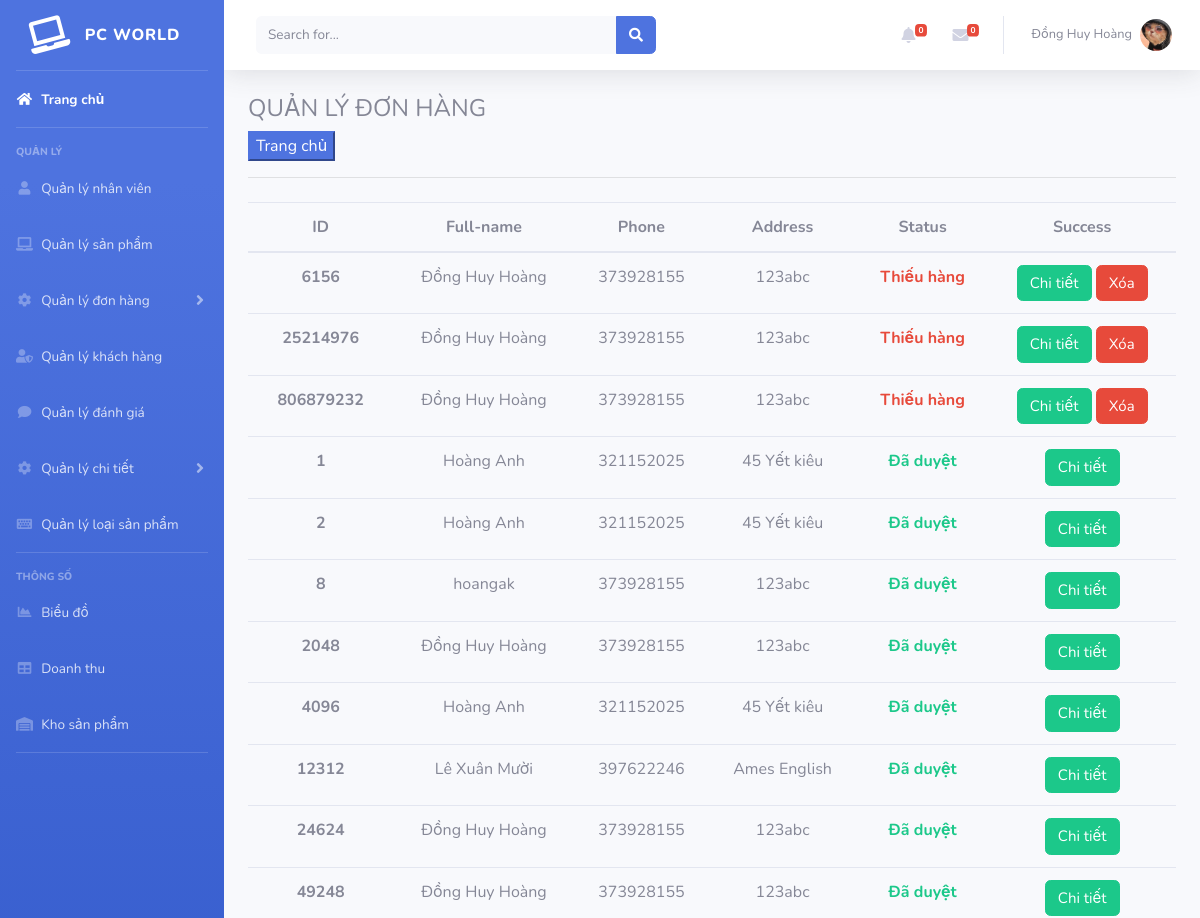
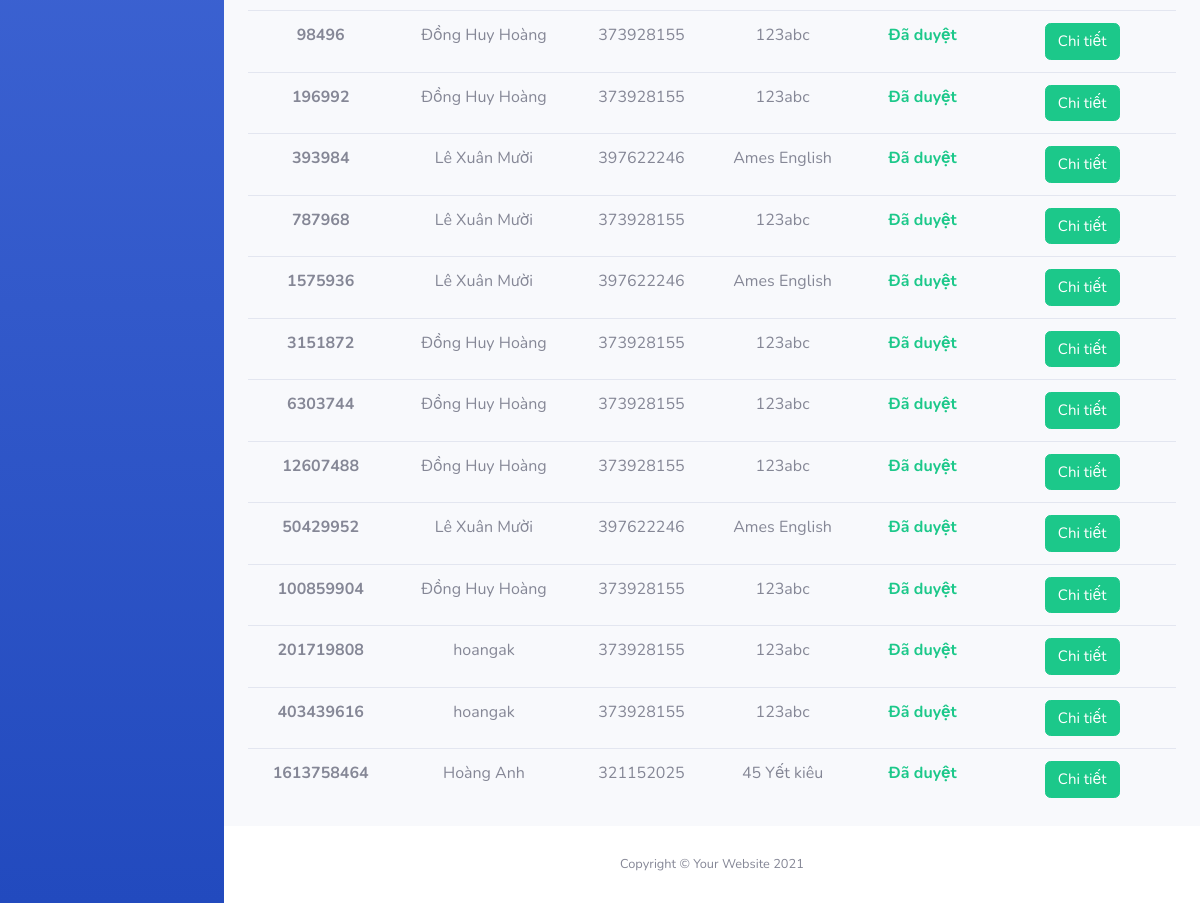
Screenshot of /?controller=bill (signed in) with the database file from the repository (2 pictures, top to bottom).
### tables this page shows
CREATE TABLE `admin_staff` (
  `id` int(11) NOT NULL,
  `name_staff` varchar(30) DEFAULT NULL,
  `user_staff` varchar(30) DEFAULT NULL,
  `password_staff` varchar(16) DEFAULT NULL,
  `lv` int(5) DEFAULT NULL,
  `creat_at` timestamp NOT NULL DEFAULT current_timestamp(),
  `img_avatar` varchar(25) DEFAULT NULL
);

CREATE TABLE `order_main` (
  `id` int(11) NOT NULL,
  `name` varchar(30) DEFAULT NULL,
  `address` varchar(225) DEFAULT NULL,
  `email` varchar(225) DEFAULT NULL,
  `phone` int(11) DEFAULT NULL,
  `amount` int(30) NOT NULL,
  `status` int(5) DEFAULT NULL,
  `creat_at` timestamp NOT NULL DEFAULT current_timestamp()
);

### c/c_bill.php (called while the page is built, shortened)
<?php
if (isset($_SESSION['ss_admin'])) {
    $count_noti = $db->count('order_main', array('status' => 0));
    $count_mess = $db->count('rating', array('status' => 0));
    $user = $db->get('admin_staff', array('id' => $_SESSION['ss_admin']));
    $data_order_done = $db->get('order_main', array('status' => 1));
    $data_bill_not_done = $db->get('order_main', array('status' => 2));
} else {
    header('location: ?controller=login');
}
require_once('./v/v_bill.php');

### m/m_database.php (called while the page is built, shortened)
<?php
class database{
protected $conn = null;
protected $host = 'localhost:3306';
protected $user = 'root';
protected $pass = '';
protected $name = 'worldpc';
	public function connect(){
		$this->conn = new mysqli($this->host, $this->user, $this->pass, $this->name);
	}
	public function get($table, $condition = array()){
		$sql = "SELECT * FROM $table";
		if(!empty($condition)){
			$sql.=" WHERE";
			foreach ($condition as $key => $value) {
				$sql.= " $key = '$value' AND";
			}
			$sql = trim($sql, "AND"); }
		$query = mysqli_query($this->conn,$sql);
		$result = array();
		if($query){
			while($row = mysqli_fetch_assoc($query)){
				$result[] = $row;
			}
		}
		return $result;
	}
	public function count($table, $condition=array()){
		$sql = " SELECT COUNT(";
		if(!empty($condition)){
		$sql.="IF( ";
		foreach($condition as $key => $value){
			$sql .="$key = '$value', 1, NULL)) 'count',";
		}
		$sql = trim($sql,',');
	}
		$sql .= " FROM $table";
		$query = mysqli_query($this->conn,$sql);
		return $query;
	}
}
?>

### v/v_bill.php (the view, shortened to what this page needs)
<?php
include('includes/header.php');
include('includes/navbar.php');
?>
<div id="content-wrapper" class="d-flex flex-column">
    <div id="content">
        <nav class="navbar navbar-expand navbar-light bg-white topbar mb-4 static-top shadow">
            <form class="d-none d-sm-inline-block form-inline mr-auto ml-md-3 my-2 my-md-0 mw-100 navbar-search">
                <div class="input-group">
                    <input type="text" class="form-control bg-light border-0 small" placeholder="Search for..." aria-label="Search" aria-describedby="basic-addon2">
                    <div class="input-group-append">
                        <button class="btn btn-primary" type="button">
                            <i class="fas fa-search fa-sm"></i>
                        </button>
                    </div>
                </div>
            </form>
            <ul class="navbar-nav ml-auto">
                <li class="nav-item dropdown no-arrow mx-1">
                    <a class="nav-link dropdown-toggle" href="#" id="alertsDropdown" role="button" data-toggle="dropdown" aria-haspopup="true" aria-expanded="false">
                        <i class="fas fa-bell fa-fw"></i>
                        <?php foreach ($count_noti as $key => $value) { ?>
                            <span class="badge badge-danger badge-counter"><?php echo $value['count'] ?></span>
                        <?php } ?>
                    </a>
                </li>
                <li class="nav-item dropdown no-arrow mx-1">
                    <a class="nav-link dropdown-toggle" href="#" id="messagesDropdown" role="button" data-toggle="dropdown" aria-haspopup="true" aria-expanded="false">
                        <i class="fas fa-envelope fa-fw"></i>
                        <?php foreach ($count_mess as $key => $value) { ?>
                            <span class="badge badge-danger badge-counter"><?php echo $value['count'] ?></span>
                        <?php } ?>
                    </a>
                </li>
                <li class="nav-item dropdown no-arrow">
                    <a class="nav-link dropdown-toggle" href="#" id="userDropdown" role="button" data-toggle="dropdown" aria-haspopup="true" aria-expanded="false">
                        <span class="mr-2 d-none d-lg-inline text-gray-600 small"><?php echo $user[0]['name_staff'] ?></span>
                        <img class="img-profile rounded-circle" src="<?php echo $user[0]['img_avatar'] ?>">
                    </a>
                </li>
            </ul>
        </nav>
        <div class="container-fluid">
            <div>
                <h4>QUẢN LÝ ĐƠN HÀNG</h4>
                <div>
                    <button class="btn-primary"><a href="?controller=trangchu" style="text-decoration: none; color:#fff;">Trang chủ</a></button>
                </div>
            </div>
            <hr>
            <?php if ($user[0]['lv'] == 1) { ?>
                <table class="table table-white">
                    <thead>
                        <tr style="text-align: center;">
                            <th scope="col">ID</th>
                            <th scope="col">Full-name</th>
                            <th scope="col">Phone</th>
                            <th scope="col">Address</th>
                            <th scope="col">Status</>
                            <th scope="col">Success</th>
                        </tr>
                    </thead>
                    <tbody>
                        <?php foreach ($data_bill_not_done as $key => $value) { ?>
                            <tr style="text-align: center;padding-top:30px;">
                                <th scope="row" style="text-align:center;"><?php echo $value['id'] ?></th>
                                <td><?php echo $value['name'] ?></td>
                                <td><?php echo $value['phone'] ?></td>
                                <td><?php echo $value['address'] ?></td>
                                <th class="text-danger">Thiếu hàng</th>
                                <td>
                                    <a href="?controller=order_detail&id=<?php echo $value['id'] ?>" class="btn btn-success" style="font-size: 15px;">Chi tiết</a>
                                    <a href="?controller=handle_order&method=del&id=<?php echo $value['id'] ?>" class="btn btn-danger" name="" style="font-size: 15px;">Xóa</a>
                                </td>
                            </tr>
                        <?php } ?>
                        <?php foreach ($data_order_done as $key => $value) { ?>
                            <tr style="text-align: center;padding-top:30px;">
                                <th scope="row" style="text-align:center;"><?php echo $value['id'] ?></th>
                                <td><?php echo $value['name'] ?></td>
                                <td><?php echo $value['phone'] ?></td>
                                <td><?php echo $value['address'] ?></td>
                                <th class="text-success">Đã duyệt</th>
                                <td>
                                    <a href="?controller=order_detail&id=<?php echo $value['id'] ?>" class="btn btn-success" style="font-size: 15px;">Chi tiết</a>
                                </td>
                            </tr>
                        <?php } ?>
                    </tbody>
                </table>
            <?php } else { ?>
                <div class="row">
                    <h3 class="text-danger">Không có quyền admin</h3>
                </div>
            <?php } ?>
        </div>
    </div>
    <?php
    include('includes/footer.php');
    ?>

### index.php (shortened to what this page needs)
<?php
require_once('./m/m_database.php');
$db = new database();
if (isset($_GET['controller'])) {
    $controller = $_GET['controller'];
} else {
    $controller = 'index';
}
switch ($controller) {
    case 'bill':
        require_once('./c/c_bill.php');
        break;
}

### v/includes/header.php (shortened to what this page needs)
<!DOCTYPE html>
<html lang="en">
<head>
    <link href="https://pro.fontawesome.com/releases/v5.10.0/css/all.css" rel="stylesheet">
    <link href="assets/vendor/fontawesome-free/css/all.min.css" rel="stylesheet" type="text/css">
    <link href="assets/css/sb-admin-2.min.css" rel="stylesheet">
</head>
<body id="page-top">
    <div id="wrapper">

### v/includes/navbar.php (shortened to what this page needs)
<ul class="navbar-nav bg-gradient-primary sidebar sidebar-dark accordion" id="accordionSidebar">
    <a class="sidebar-brand d-flex align-items-center justify-content-center" href="?controller=index">
        <div class="sidebar-brand-icon rotate-n-15">
            <i class="fas fa-laptop"></i>
        </div>
        <div class="sidebar-brand-text mx-3">PC World <sup></sup></div>
    </a>
    <hr class="sidebar-divider my-0">
    <li class="nav-item active">
        <a class="nav-link" href="?controller=index">
            <i class="fas fa-fw fa-home"></i>
            <span>Trang chủ</span></a>
    </li>
    <?php if ($user[0]['lv'] == 1) { ?>
    <hr class="sidebar-divider">
    <div class="sidebar-heading">
        Quản lý
    </div>
    <li class="nav-item">
        <a class="nav-link collapsed" href="?controller=staff"
            aria-expanded="true" aria-controls="collapseTwo">
            <i class="fas fa-fw fa-user"></i>
            <span>Quản lý nhân viên</span>
        </a>
    </li>
    <li class="nav-item">
        <a class="nav-link collapsed" href="?controller=product"
            aria-expanded="true" aria-controls="collapseUtilities">
            <i class="fas fa-fw fa-laptop"></i>
            <span>Quản lý sản phẩm</span>
        </a>
    </li>
    <li class="nav-item">
        <a class="nav-link collapsed" href="#" data-toggle="collapse" data-target="#collapseThree"
            aria-expanded="true" aria-controls="collapseThree">
            <i class="fas fa-fw fa-cog"></i>
            <span>Quản lý đơn hàng</span>
        </a>
    </li>
    <li class="nav-item">
        <a class="nav-link collapsed" href="?controller=guest"
            aria-expanded="true" aria-controls="collapsePages">
            <i class="fas fa-fw fa-user-shield"></i>
            <span>Quản lý khách hàng</span>
        </a>
    </li>
    <li class="nav-item">
        <a class="nav-link collapsed" href="?controller=rate"
            aria-expanded="true" aria-controls="collapsePages">
            <i class="fas fa-fw fa-comment"></i>
            <span>Quản lý đánh giá</span>
        </a>
    </li>
    <li class="nav-item">
        <a class="nav-link collapsed" href="#" data-toggle="collapse" data-target="#collapseTwo"
            aria-expanded="true" aria-controls="collapseTwo">
            <i class="fas fa-fw fa-cog"></i>
            <span>Quản lý chi tiết</span>
        </a>
    </li>
    <li class="nav-item">
        <a class="nav-link collapsed" href="?controller=type"
            aria-expanded="true" aria-controls="collapsePages">
            <i class="fas fa-fw fa-keyboard"></i>
            <span>Quản lý loại sản phẩm</span>
        </a>
    </li>
    <hr class="sidebar-divider">
    <div class="sidebar-heading">
        Thông số
    </div>
    <li class="nav-item">
        <a class="nav-link" href="?controller=chart">
            <i class="fas fa-fw fa-chart-area"></i>
            <span>Biểu đồ</span></a>
    </li>
    <li class="nav-item">
        <a class="nav-link" href="?controller=table">
            <i class="fas fa-fw fa-table"></i>
            <span>Doanh thu</span></a>
    </li>
    <li class="nav-item">
        <a class="nav-link" href="?controller=warehouse">
            <i class="fas fa-fw fa-warehouse"></i>
            <span>Kho sản phẩm</span></a>
    </li>
    <?php } ?>
    <hr class="sidebar-divider d-none d-md-block">
</ul>

### v/includes/footer.php
<footer class="sticky-footer bg-white">
                <div class="container my-auto">
                    <div class="copyright text-center my-auto">
                        <span>Copyright &copy; Your Website 2021</span>
                    </div>
                </div>
            </footer>
        </div>
</body>
</html>

### rows the page displays
admin_staff: name_staff "Đồng Huy Hoàng", img_avatar (picture)
order_main: id "6156", name "Đồng Huy Hoàng", phone "373928155", address "123abc"
order_main: id "25214976", name "Đồng Huy Hoàng", phone "373928155", address "123abc"
order_main: id "806879232", name "Đồng Huy Hoàng", phone "373928155", address "123abc"
order_main: id "1", name "Hoàng Anh", phone "321152025", address "45 Yết kiêu"
order_main: id "2", name "Hoàng Anh", phone "321152025", address "45 Yết kiêu"
order_main: id "8", name "hoangak", phone "373928155", address "123abc"
order_main: id "2048", name "Đồng Huy Hoàng", phone "373928155", address "123abc"
order_main: id "4096", name "Hoàng Anh", phone "321152025", address "45 Yết kiêu"
order_main: id "12312", name "Lê Xuân Mười", phone "397622246", address "Ames English"
order_main: id "24624", name "Đồng Huy Hoàng", phone "373928155", address "123abc"
order_main: id "49248", name "Đồng Huy Hoàng", phone "373928155", address "123abc"
order_main: id "98496", name "Đồng Huy Hoàng", phone "373928155", address "123abc"
order_main: id "196992", name "Đồng Huy Hoàng", phone "373928155", address "123abc"
order_main: id "393984", name "Lê Xuân Mười", phone "397622246", address "Ames English"
order_main: id "787968", name "Lê Xuân Mười", phone "373928155", address "123abc"
order_main: id "1575936", name "Lê Xuân Mười", phone "397622246", address "Ames English"
order_main: id "3151872", name "Đồng Huy Hoàng", phone "373928155", address "123abc"
order_main: id "6303744", name "Đồng Huy Hoàng", phone "373928155", address "123abc"
order_main: id "12607488", name "Đồng Huy Hoàng", phone "373928155", address "123abc"
order_main: id "50429952", name "Lê Xuân Mười", phone "397622246", address "Ames English"
order_main: id "100859904", name "Đồng Huy Hoàng", phone "373928155", address "123abc"
order_main: id "201719808", name "hoangak", phone "373928155", address "123abc"
order_main: id "403439616", name "hoangak", phone "373928155", address "123abc"
order_main: id "1613758464", name "Hoàng Anh", phone "321152025", address "45 Yết kiêu"

### other values shown
$value['count'] "0"
